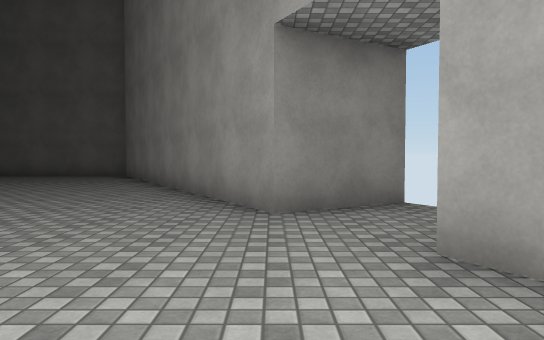
view 1 (above)

13 first-person views from a walk through a Unity game level. The camera is 1.2 m above the floor, tilts 2° down and sees 70° across. Doors are open. The floor is counted in squares, 2 m on a side. Each view is taken from the middle of a square. On the plan, view 1 faces up. The plan holds only what a view shows up to about 11 squares ahead; the rest is blank. The place goes on beyond the plan. The player character is not drawn. Surface patterns are stand-ins for the level's own textures.

view 2
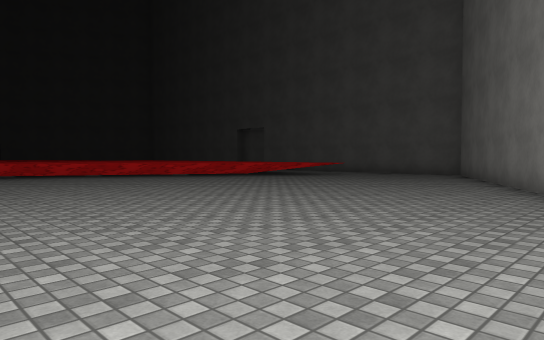

view 3
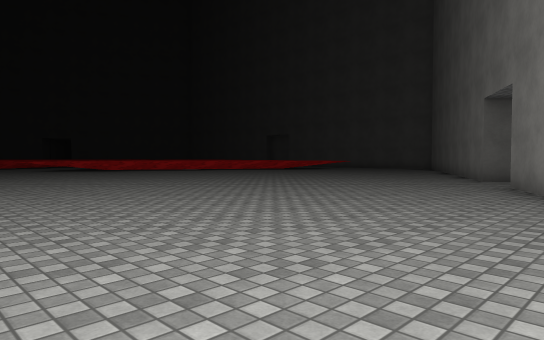

view 4
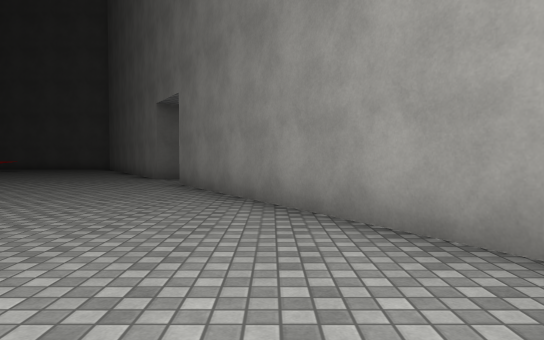

view 5
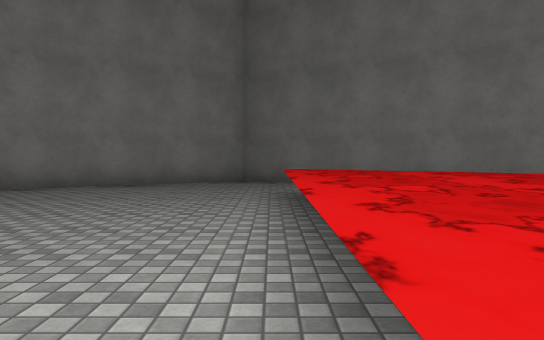

view 6
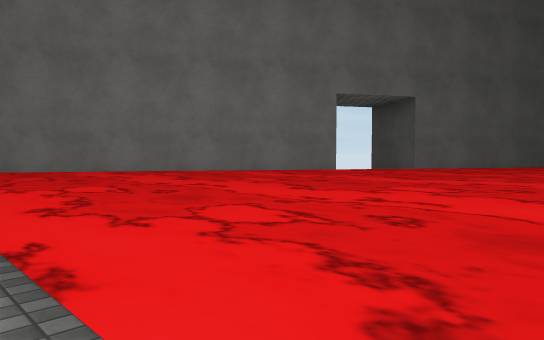

view 7
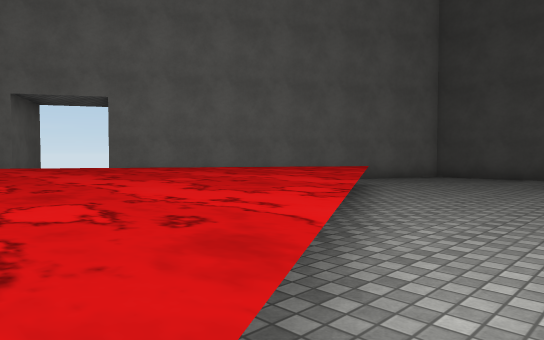

view 8
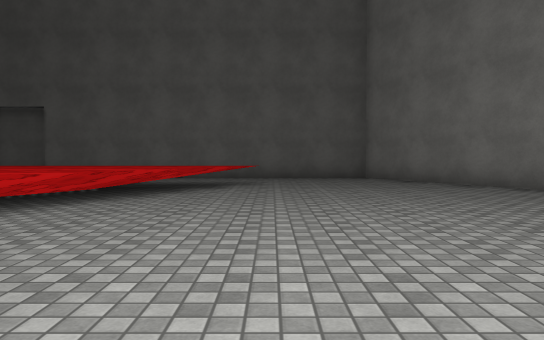

view 9
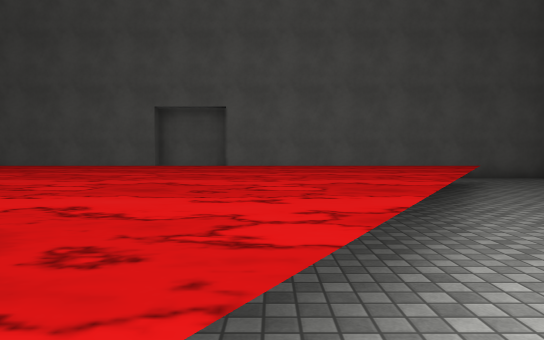

view 10
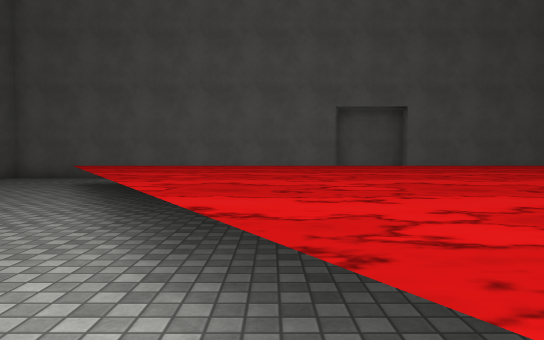

view 11
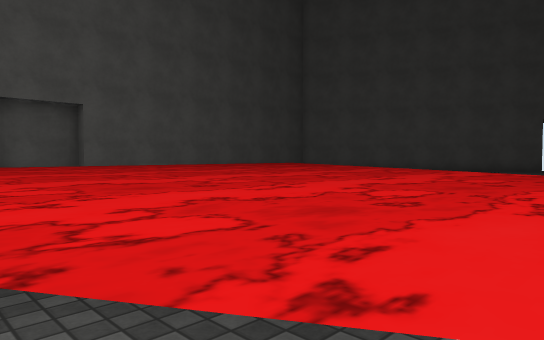

view 12
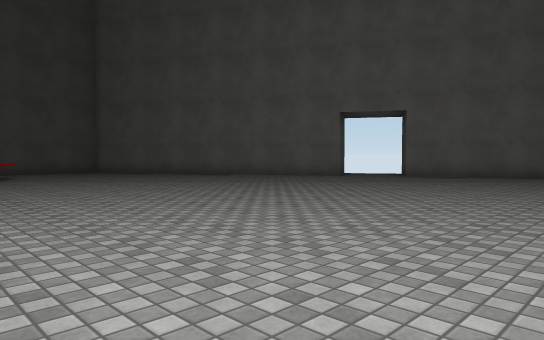

view 13
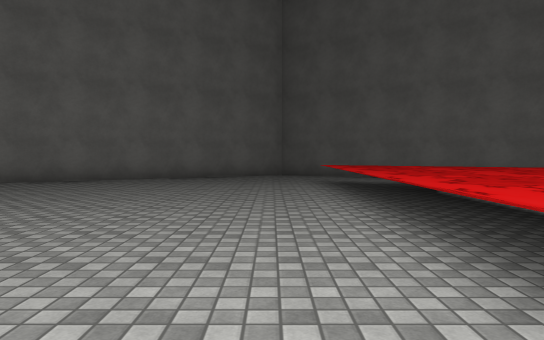

### Floor plan
Key: @ floor where view 1 was taken; # wall or solid block; . floor; ≈ lava the walk keeps out of.
Columns run from 20 left of view 1 to 5 right of it. Each row starts with its distance up from view 1.
 12 #################
 11           ......##
 10      ... ........#
  9 ≈≈≈≈≈≈≈≈≈≈≈≈≈....##
  8 ≈≈≈≈≈≈≈≈≈≈≈≈......##
  7 ≈≈≈≈≈≈≈≈≈≈≈≈.......#
  6 .≈≈≈≈≈≈≈≈≈≈........##
  5 ..≈≈≈≈≈≈≈≈≈.........##
  4  .≈≈≈≈≈≈≈≈............
  3  ..≈≈≈≈≈≈.............
  2   .≈≈≈≈≈≈.............#
  1    .≈≈≈≈..............##
  0           ..........@..#
 -1           .............##
 -2           ..............#
 -3           ..............##
 -4            ..............#
 -5              ............#
 -6               ...........#
 -7                ≈≈≈≈≈≈≈≈..#
 -8                 ≈≈≈≈≈≈..##
 -9                 ≈≈≈≈≈≈  #
-10                  ≈≈≈≈  #
-11            .≈≈≈  ≈≈≈. ##
-12            .≈≈≈≈≈≈≈≈  #
-13            ..≈≈≈≈≈≈.  ##
-14            ..≈≈≈≈≈≈
-15             ..≈≈≈≈  ##
-16             ..≈≈≈≈ ##
-17             ...≈≈  #
-18             ....≈ ##
-19             ..... #
-20              ....#
-21              ....#
-22              ...##
-23              ####

Where each view was taken, in squares from view 1:
view 1: 0 up, 0 right, facing up
view 2: 1 down, 0 right, facing up-left
view 3: 6 down, 3 right, facing up-left
view 4: 6 down, 3 right, facing up
view 5: 6 down, 4 left, facing right
view 6: 6 down, 4 left, facing down-right
view 7: 11 down, 9 left, facing down-right
view 8: 1 up, 7 left, facing up
view 9: 1 up, 12 left, facing up
view 10: 1 up, 17 left, facing up
view 11: 1 up, 17 left, facing up-right
view 12: 3 down, 10 left, facing up-right
view 13: 5 down, 7 left, facing right
